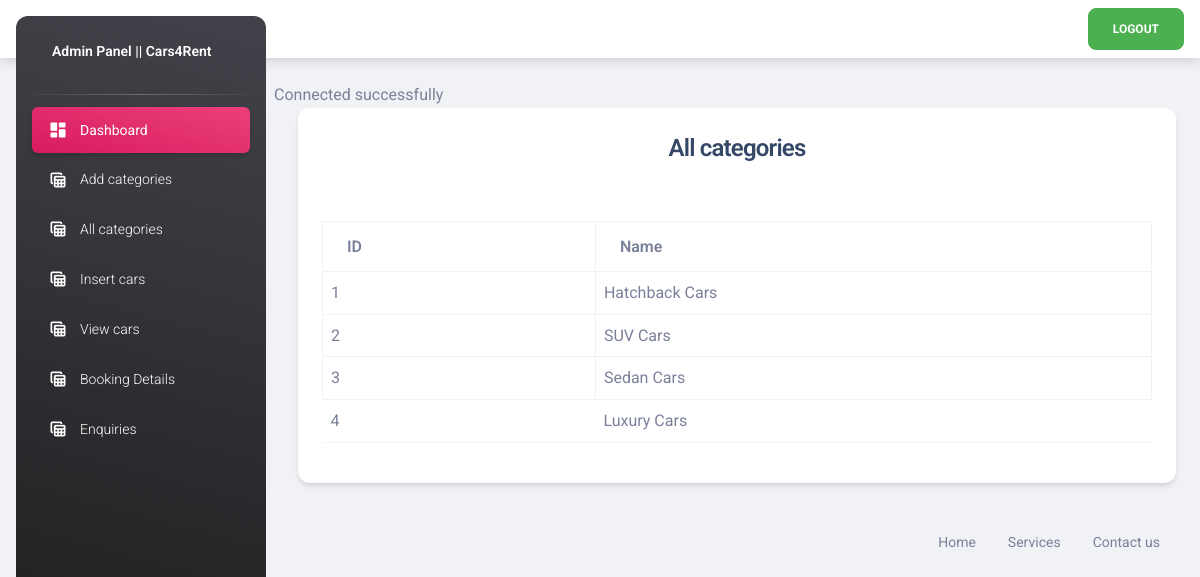
/admin/allcategories.php, run on the app's committed database.
### tables this page shows
CREATE TABLE `categories` (
  `Id` int(11) NOT NULL,
  `name` varchar(255) NOT NULL
);

### admin/functions/myfunctions.php (called while the page is built, shortened)
<?php
 function getAll($table)
 {
 	global $con;
 	$query= " SELECT * FROM $table";
 	return $query_run = mysqli_query($con,$query);
 }
?>

### admin/allcategories.php (the view, shortened to what this page needs)
<?php
include('includes/header.php');
include('config/dbcon.php');
include('functions/myfunctions.php');
?>
<div class="container">
	<div class="row">
		<div class="col-md-12">
		<div class="card">
			<div class="card-header text-center ">
				<h4>All categories</h4>
			</div>
			<div class="card-body">
				<table class="table table-bordered">
					<thead>
						<tr>
							<th>ID</th>
							<th>Name</th>
						</tr>
					</thead>
					<tbody>
						<?php
						     $category = getAll("categories");
						     if(mysqli_num_rows($category)>0)
						     {
						     	foreach ($category as $item)
						     	{
						     		?>
						     		 <tr>
						     		 	<td><?=$item['Id']; ?></td>
						     		 	<td><?=$item['name']; ?></td>
						     		 </tr>
						     		 <?php
						     	}
						     }
						     else
						     {
						     	echo "No records found";
						     }
						     ?>
					</tbody>
				</table>
			</div>
		</div>
	</div>
</div>
</div>
<?php include('includes/footer.php');?>

### data on the page
categories: Id "1", name "Hatchback Cars"
categories: Id "2", name "SUV Cars"
categories: Id "3", name "Sedan Cars"
categories: Id "4", name "Luxury Cars"
